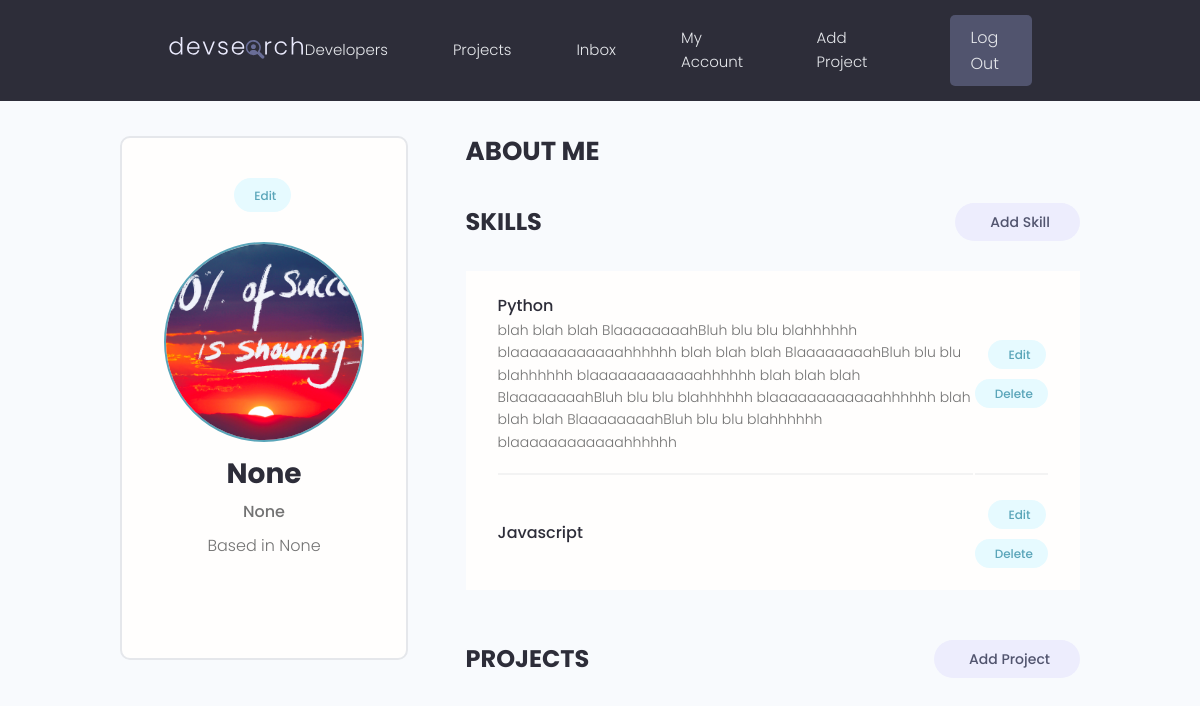
Before: /account/ (signed in) with the older database file.
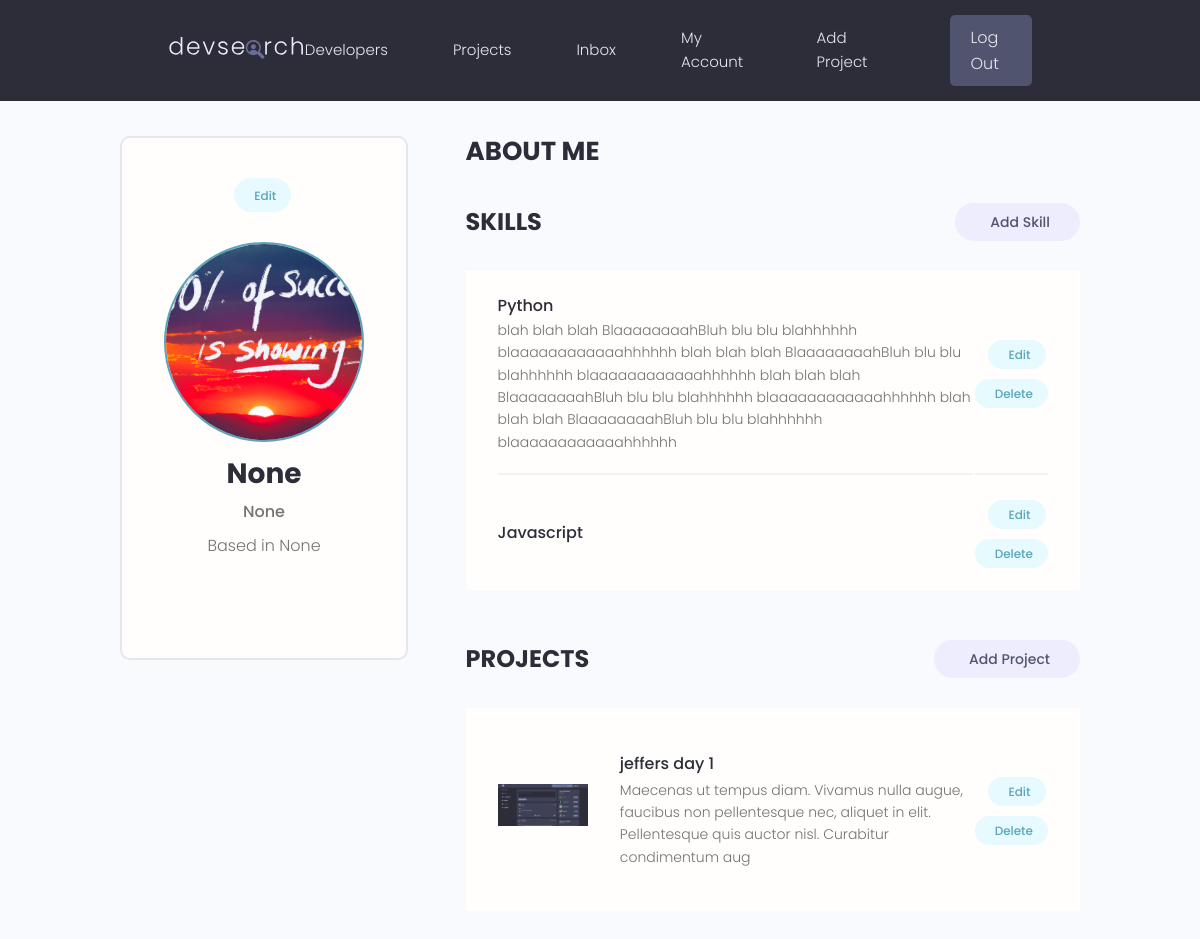
After: the same page with the newer database file.
### users/models.py (models this page shows, shortened)
class Skill(models.Model):
    owner = models.ForeignKey(Profile, on_delete=models.CASCADE, null=True, blank=True)
    name = models.CharField(max_length=200, blank=True, null=True)
    description = models.TextField(blank=True, null=True)
    created = models.DateTimeField(auto_now_add=True)
    id = models.UUIDField(
        default=uuid.uuid4, unique=True, primary_key=True, editable=False
    )

### projects/models.py (models this page shows, shortened)
class Project(models.Model):
    owner = models.ForeignKey(
        Profile, null=True, blank=True, on_delete=models.SET_NULL)
    title = models.CharField(max_length=200)
    description = models.TextField(null=True, blank=True)
    featured_image = models.ImageField(
        null=True, blank=True, default="default.jpg")
    demo_link = models.CharField(max_length=2000, null=True, blank=True)
    source_link = models.CharField(max_length=2000, null=True, blank=True)
    tags = models.ManyToManyField("Tag", blank=True)
    vote_total = models.IntegerField(default=0, null=True, blank=True)
    vote_ratio = models.IntegerField(default=0, null=True, blank=True)
    created = models.DateTimeField(auto_now_add=True)
    id = models.UUIDField(
        default=uuid.uuid4, unique=True, primary_key=True, editable=False
    )

### users/views.py (the view)
# urls.py: path("account/", views.userAccount, name="userAccount"),
@login_required(login_url="login")
def userAccount(requests):
    profile = requests.user.profile
    context = {
        "profile": profile,
    }
    return render(requests, "users/account.html", context)

### users/templates/users/account.html (shortened to what this page needs)
{% extends 'main.html' %}
{% block content %}
<main class="settingsPage profile my-md">
  <div class="container">
    <div class="layout">
      <div class="column column--1of3">
        <div class="card text-center">
          <div class="card__body dev">
            <a class="tag tag--pill tag--main settings__btn" href="{% url 'edit-account' %}?next=/account">
              Edit</a>
            <img class="avatar avatar--xl dev__avatar" src="{{profile.profile_image.url}}" />
            <h2 class="dev__name">{{profile.name}}</h2>
            <p class="dev__title">{{profile.short_intro}}</p>
            <p class="dev__location">Based in {{profile.location}}</p>
          </div>
        </div>
      </div>
      <div class="column column--2of3">
        <div class="devInfo">
          <h3 class="devInfo__title">About Me</h3>
        </div>
        <div class="settings">
          <h3 class="settings__title">Skills</h3>
          <a class="tag tag--pill tag--sub settings__btn tag--lg" href="{% url 'create-skill' %}?next=/account"> Add Skill</a>
        </div>
        <table class="settings__table">
          {% for skill in profile.skill_set.all %}
          <tr>
            <td class="settings__tableInfo">
              <h4>{{skill.name}}</h4>
              <p>
                {{skill.description}}
              </p>
            </td>
            <td class="settings__tableActions">
              <a class="tag tag--pill tag--main settings__btn" href="{% url 'update-skill' skill.id %}?next=/account"> Edit</a>
              <a class="tag tag--pill tag--main settings__btn" href="{% url 'delete-skill' skill.id %}?next=/account">
                Delete</a>
            </td>
          </tr>
          {% endfor %}
        </table>
        <div class="settings">
          <h3 class="settings__title">Projects</h3>
          <a class="tag tag--pill tag--sub settings__btn tag--lg" href="{% url 'create-project' %}?next=/account"> Add Project</a>
        </div>
        <table class="settings__table">
          {% for project in profile.project_set.all %}
          <tr>
            <td class="settings__thumbnail">
              <a href="{% url 'project' project.id %}"><img src="{{ project.featured_image.url }}" alt="Project Thumbnail" /></a>
            </td>
            <td class="settings__tableInfo">
              <a href="{% url 'project' project.id %}">{{project.title}}</a>
              <p>{{project.description|slice:"150"}}</p>
            </td>
            <td class="settings__tableActions">
              <a class="tag tag--pill tag--main settings__btn" href="{% url 'update-project' project.id %}?next=/account"> Edit</a>
              <a class="tag tag--pill tag--main settings__btn"
                href="{% url 'delete-project'  project.id %}?next=/account">
                Delete</a>
            </td>
          </tr>
          {% endfor %}
        </table>
      </div>
    </div>
  </div>
</main>
{% endblock %}

Changed rows visible on the page:
now on this page (row edited): Project: featured_image (picture), title "jeffers day 1", description "Maecenas ut tempus diam. Vivamus nulla augue, faucibus non pellentesque nec, aliquet in elit. Pellentesque quis auctor nisl. Curabitur condimentum aug"
